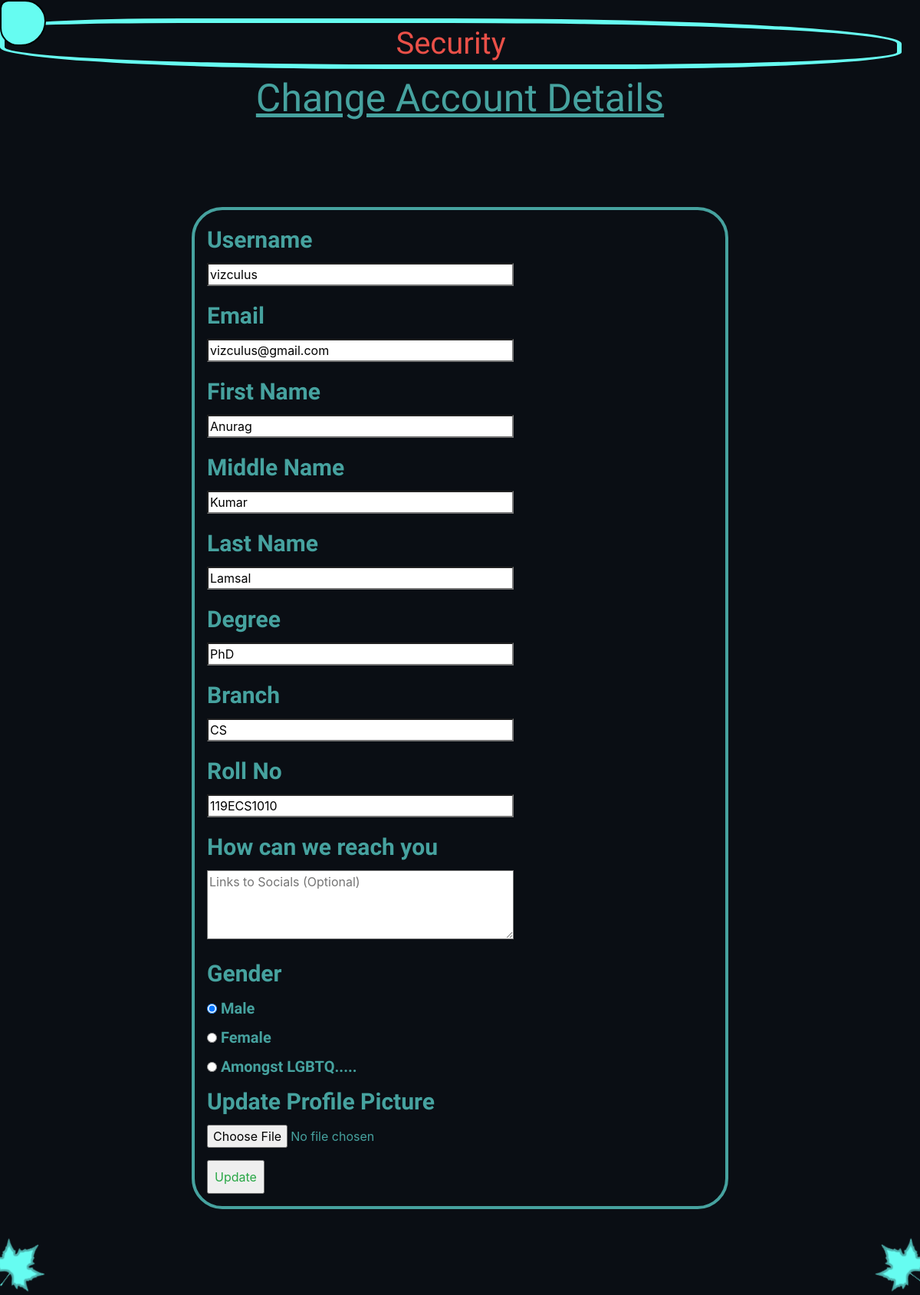
Page /security (signed in) on the committed database.
### main/models.py (models this page shows)
class User(db.Model, UserMixin):
    id = db.Column(db.Integer, primary_key=True)
    username = db.Column(db.String(120), unique=True, nullable=False)
    email = db.Column(db.String(20), unique=True, nullable=False)
    fname = db.Column(db.String(120), unique=False, nullable=False)
    mname = db.Column(db.String(120), unique=False, nullable=True)
    lname = db.Column(db.String(120), unique=False, nullable=False)
    batch = db.Column(db.String(120), unique=False, nullable=False)
    degree = db.Column(db.String(120), unique=False, nullable=False)
    branch = db.Column(db.String(120), unique=False, nullable=False)
    rollno = db.Column(db.String(120), unique=True, nullable=False)
    country = db.Column(db.String(120), unique=False, nullable=False)
    social = db.Column(db.String(500), unique=False, nullable=True)
    birthdate = db.Column(db.String(120), unique=False, nullable=False)
    gender = db.Column(db.String(120), unique=False, nullable=False)
    age = db.Column(db.String(120), unique=False, nullable=False)
    password = db.Column(db.String(100), unique=False, nullable=False)
    image_file = db.Column(db.String(20), nullable = False, default = 'default.jpg')

### main/routes.py (the view)
@app.route("/security", methods=['GET', 'POST'])
@login_required
def security():
    form = updateform()
    if form.validate_on_submit():
        if form.profile_picture.data:
            profile_picture_file = save_profile_picture(form.profile_picture.data)
            current_user.image_file = profile_picture_file
        current_user.username = form.username.data
        current_user.email = form.email.data
        current_user.fname = form.fname.data
        current_user.mname = form.mname.data
        current_user.lname = form.lname.data
        current_user.degree = form.degree.data
        current_user.branch = form.branch.data
        current_user.rollno = form.rollno.data
        current_user.social = form.social.data
        current_user.gender = form.gender.data
        db.session.commit()
        flash('Your Account Has Been Updated', 'success text-center')
        return redirect(url_for('profile'))
    elif request.method == 'GET':
        form.username.data = current_user.username
        form.email.data = current_user.email
        form.fname.data = current_user.fname
        form.mname.data = current_user.mname
        form.lname.data = current_user.lname
        form.degree.data = current_user.degree
        form.branch.data = current_user.branch
        form.rollno.data = current_user.rollno
        form.social.data = current_user.social
        form.gender.data = current_user.gender
    return render_template("security.html", title_given="Security", form=form)

### main/forms.py (shortened to what this page needs)
class updateform(FlaskForm):
    username = StringField('Username', validators=[DataRequired(), Length(min=2, max=20)])
    email = StringField('Email',
                        validators=[DataRequired(), Email()])
    fname = StringField('First Name', validators=[DataRequired(), Length(min=2, max=20)])
    mname = StringField('Middle Name')
    lname = StringField('Last Name', validators=[DataRequired(), Length(min=2, max=20)])
    degree = StringField('Degree', validators=[DataRequired(), Length(min=2, max=20)])
    branch = StringField('Branch', validators=[DataRequired(), Length(min=2, max=20)])
    rollno = StringField('Roll No', validators=[DataRequired(), Length(min=5)])
    social = TextAreaField(' How can we reach you ')
    gender = RadioField('Gender', choices= [('Male', 'Male'), ('Female', 'Female'), ('LGBTQ...', 'Amongst LGBTQ.....')])
    profile_picture = FileField('Update Profile Picture', validators=[FileAllowed(['jpg', 'png'])])
    submit = SubmitField('Update')

### main/models.py (called while the page is built)
@login_manager.user_loader
def load_user(user_id):
    return User.query.get(int(user_id))

### main/templates/security.html (shortened to what this page needs)
{% extends "layout.html" %} {% block content %}
{%from "formhelpers.html" import render_field%}
{%from "formhelpers.html" import render_pp_field%}
{%from "formhelpers.html" import render_social_field%}
{%from "formhelpers.html" import render_radio_field%}
{%from "formhelpers.html" import render_recap%}
<h1 class = 'welcome'>Security</h1>
<h1 class = 'signhead'> Change Account Details </h1>
<form action="/security" method="POST" class='form2' enctype='multipart/form-data'>
    {{render_field(form.username,   PLACEHOLDER=form.username.label.text)}}
    {{render_field(form.email, PLACEHOLDER=form.  email.label.text)}}
    {{render_field(form.fname,   PLACEHOLDER=form.fname.label.text)}}
    {{render_field(form.mname,   PLACEHOLDER=('Optional'))}}
    {{render_field(form.lname,   PLACEHOLDER=form.lname.label.text)}}
    {{render_field(form.degree,   PLACEHOLDER=('PhD/Masters/Bachelors'))}}
    {{render_field(form.branch,   PLACEHOLDER=('Acronym'))}}
    {{render_field(form.rollno,   PLACEHOLDER=('Roll No. answers  the 3 questions above :p '))}}
    {{render_social_field(form.social,   PLACEHOLDER='Links to Socials (Optional)')}}
    {{render_radio_field(form.gender) }}
    {{ render_pp_field(form.profile_picture)}}
    {{form.submit (class="text-success p-2  ")}}
    </form>
{% endblock content %}

### main/templates/formhelpers.html (shortened to what this page needs)
{% macro render_field(field) %}
<div >
    <label for="{{ field.name }}" class="control-label">{{ field.label.text }}</label>
    <div class>
        {{ field(class_='form-field', **kwargs)|safe }}
    </div>
</div>
{% endmacro %}
{% macro render_social_field(field) %}
<div >
    <label for="{{ field.name }}" class="control-label">{{ field.label.text }}</label>
    <div class>
        {{ field(class_='form-field-social', **kwargs)|safe }}
    </div>
</div>
{% endmacro %}
{% macro render_radio_field(field) %}
<div >
    <label class="control-label">{{ field.label.text }}</label>
    <div >
        {% for subfield in field %}
        <div >
            <label class="control-label-2">
                {{ subfield }}
                {{ subfield.label.text }}
            </label>
        </div>
        {% endfor %}
    </div>
</div>
{% endmacro %}
{% macro render_pp_field(field) %}
<div >
    <label for="{{ field.name }}" class="control-label">{{ field.label.text }}</label>
    <div class>
        {{ field(class_='form-field-pp', **kwargs)|safe }}
    </div>
</div>
{% endmacro %}

### main/static/main.css (style rules this page uses)
html { scroll-behavior: smooth; }
.control-label { color:#46A29F; font-size: 30px; font-weight: 600; font-family: 'Indie Flower' }
.control-label-2 { color:#46A29F; font-size: 20px; font-weight: 600; font-family: 'Indie Flower' }
.form-field { width:400px ; height:30px; transition:0.1; background-color:white; }
.form-field-social { width:400px; height:90px; transition:0.1s; background-color:white; }
.form-field-pp { width:400px; height:30px; transition:0.1s; background-color: #0A0E14; color: #46A29F; }
.form2 { max-width:700px; margin: 7rem auto; border:4px solid #46A29F; padding:1rem; border-radius: 40px; }
body { background-color: #0A0E14; }
.signhead { color :#46A29F; text-align:center; font-size:50px; margin-top: 7rem auto; font-family: 'Indie Flower'; text-decoration: underline; }
.welcome { padding:3px; text-align: center; color:#EA5048; font-family: 'Indie Flower'; border:6px solid #66FCF1; border-radius: 20% 50% 33% 43%; width:100%; max-width:98%; z-index: 0.9; }

### rows in the picture
User: username "vizculus", email "vizculus@gmail.com", fname "Anurag", mname "Kumar", lname "Lamsal", degree "PhD", branch "CS", rollno "119ECS1010"

### other values in the picture
{{ field.label.text }} "Username Email First Name Middle Name Last Name Degree Branch Roll No"
{{ field.label.text }} "How can we reach you"
{{ field.label.text }} "Gender"
{{ subfield.label.text }} "Male" "Female" "Amongst LGBTQ....."
{{ field.label.text }} "Update Profile Picture"
